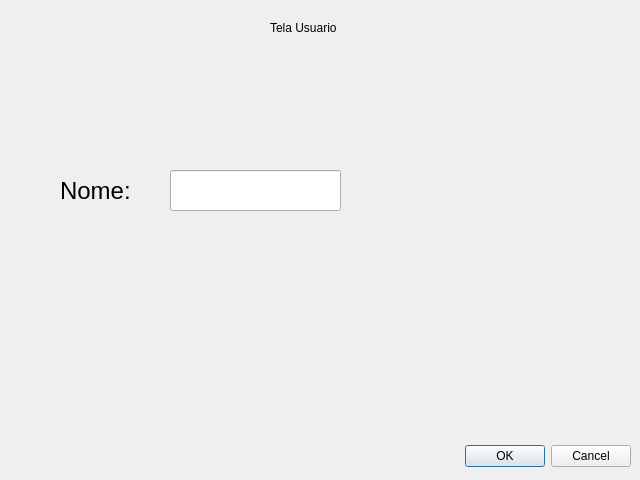
<?xml version="1.0" encoding="UTF-8"?>
<ui version="4.0">
 <class>TelaUsuario</class>
 <widget class="QDialog" name="TelaUsuario">
  <property name="geometry">
   <rect>
    <x>0</x>
    <y>0</y>
    <width>640</width>
    <height>480</height>
   </rect>
  </property>
  <property name="windowTitle">
   <string>Dialog</string>
  </property>
  <widget class="QDialogButtonBox" name="buttonBox">
   <property name="geometry">
    <rect>
     <x>10</x>
     <y>440</y>
     <width>621</width>
     <height>32</height>
    </rect>
   </property>
   <property name="orientation">
    <enum>Qt::Horizontal</enum>
   </property>
   <property name="standardButtons">
    <set>QDialogButtonBox::Cancel|QDialogButtonBox::Ok</set>
   </property>
  </widget>
  <widget class="QLabel" name="tituloTelaUsuario">
   <property name="geometry">
    <rect>
     <x>270</x>
     <y>20</y>
     <width>81</width>
     <height>16</height>
    </rect>
   </property>
   <property name="text">
    <string>Tela Usuario</string>
   </property>
  </widget>
  <widget class="QLineEdit" name="inputNome">
   <property name="geometry">
    <rect>
     <x>170</x>
     <y>170</y>
     <width>171</width>
     <height>41</height>
    </rect>
   </property>
   <property name="font">
    <font>
     <family>Sawasdee</family>
     <pointsize>18</pointsize>
    </font>
   </property>
  </widget>
  <widget class="QLabel" name="labelNome">
   <property name="geometry">
    <rect>
     <x>60</x>
     <y>170</y>
     <width>101</width>
     <height>41</height>
    </rect>
   </property>
   <property name="font">
    <font>
     <pointsize>18</pointsize>
    </font>
   </property>
   <property name="text">
    <string>Nome:</string>
   </property>
  </widget>
 </widget>
 <resources/>
 <connections>
  <connection>
   <sender>buttonBox</sender>
   <signal>accepted()</signal>
   <receiver>TelaUsuario</receiver>
   <slot>accept()</slot>
   <hints>
    <hint type="sourcelabel">
     <x>248</x>
     <y>254</y>
    </hint>
    <hint type="destinationlabel">
     <x>157</x>
     <y>274</y>
    </hint>
   </hints>
  </connection>
  <connection>
   <sender>buttonBox</sender>
   <signal>rejected()</signal>
   <receiver>TelaUsuario</receiver>
   <slot>reject()</slot>
   <hints>
    <hint type="sourcelabel">
     <x>316</x>
     <y>260</y>
    </hint>
    <hint type="destinationlabel">
     <x>286</x>
     <y>274</y>
    </hint>
   </hints>
  </connection>
 </connections>
</ui>
